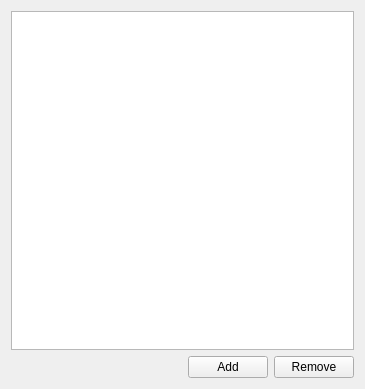
<?xml version="1.0" encoding="UTF-8"?>
<ui version="4.0">
 <class>Widget</class>
 <widget class="QWidget" name="Widget">
  <property name="geometry">
   <rect>
    <x>0</x>
    <y>0</y>
    <width>365</width>
    <height>389</height>
   </rect>
  </property>
  <property name="windowTitle">
   <string>Widget</string>
  </property>
  <layout class="QVBoxLayout" name="verticalLayout">
   <item>
    <widget class="QTreeView" name="treeView"/>
   </item>
   <item>
    <layout class="QHBoxLayout" name="horizontalLayout">
     <item>
      <spacer name="horizontalSpacer">
       <property name="orientation">
        <enum>Qt::Orientation::Horizontal</enum>
       </property>
       <property name="sizeHint" stdset="0">
        <size>
         <width>40</width>
         <height>20</height>
        </size>
       </property>
      </spacer>
     </item>
     <item>
      <widget class="QPushButton" name="addButton">
       <property name="text">
        <string>Add</string>
       </property>
      </widget>
     </item>
     <item>
      <widget class="QPushButton" name="removeButton">
       <property name="text">
        <string>Remove</string>
       </property>
      </widget>
     </item>
    </layout>
   </item>
  </layout>
 </widget>
 <resources/>
 <connections/>
</ui>
